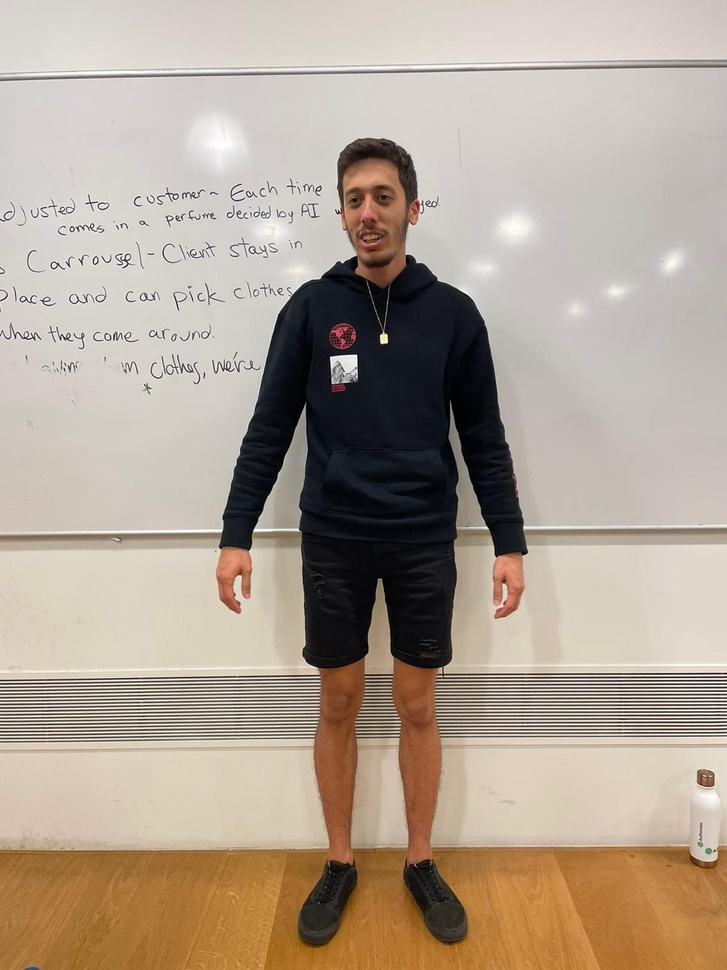
#> input picture backend/shirtSize/front.jpeg, 727 x 970 px, shrunk from 1200 x 1600 before the run, found by its file name
$ python shirtSize.py
#> lines starting #> are read from the running program, lines starting #| are printed output that depends on the picture; after the words box and inside, x2 and y2 are one past the last pixel; in counts of white or black regions, pixels touching at a corner belong together; long printed decimals are rounded
#!/usr/bin/env python
# coding: utf-8

# ## Detection of size of body parts
# In this project we are going to use, image processing to calculate the size of body parts(shoulders), from the images and then predict the shirt size for the person.
#
# This Notebook is divided into parts-
# 1. Crop the images into suitable size
# 2. Image Segmentation
# 3. Calcuate the distances between the extreme points
# 4. Predict the shoulder width

# In[1]:
from scipy.spatial import distance as dist
import imutils
import pandas as pd
import seaborn as sns
import sklearn.preprocessing
from sklearn.linear_model import LinearRegression
from sklearn.preprocessing import PolynomialFeatures
import sklearn.metrics as m


import numpy as np
import cv2 as cv
import matplotlib.pyplot as plt


# We have made a dataset which contains images clicked as-
# - Distance between the subject and camera is approx. 75cm
# - Distance between the subject and camera is approx. 100cm
# - Distance between the subject and camera is approx. 200cm
#
# Nomenclature- 75cm: img75-1;
#               100cm: img100-1;
#               200cm: img200-1;
# where 1 is the number assigned to the subject

# In[2]:


# cut to top
# [36 lines left out: functions crop_to_top, get_top_of_head, not called in this run]

# In[3]:


def get_line_data(image_path):
#> called with image_path = 'backend/shirtSize/front.jpeg'
        image = cv.imread(image_path)
#> image is the input picture: shape (970, 727, 3); mean B, G, R 147.3, 161.8, 175.6
        image.shape
        return get_line_data_for_image(image)

def get_line_data_for_image(image):

        # top_of_head = get_top_of_head(image)

        # cropped = crop_to_top(image,top_of_head)
        plt.imshow(image)
        plt.show()

        cropimg = image
        plt.imshow(cropimg)
        plt.show()
        cropped = cv.GaussianBlur(cropimg, (5,5),0)
        gray = cv.cvtColor(cropped, cv.COLOR_BGR2GRAY)
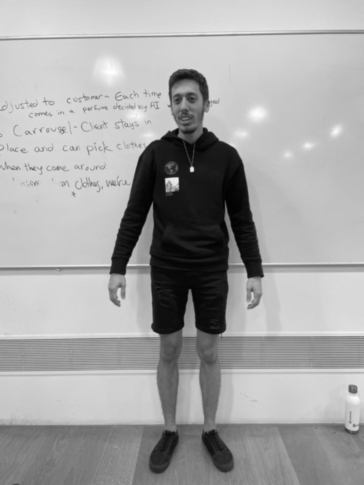
#> gray: shape (970, 727) (shown at 1/2 size); min 1, max 254, mean 164.3
        ret, thresh = cv.threshold(gray, 0, 255,cv.THRESH_BINARY_INV + cv.THRESH_OTSU )
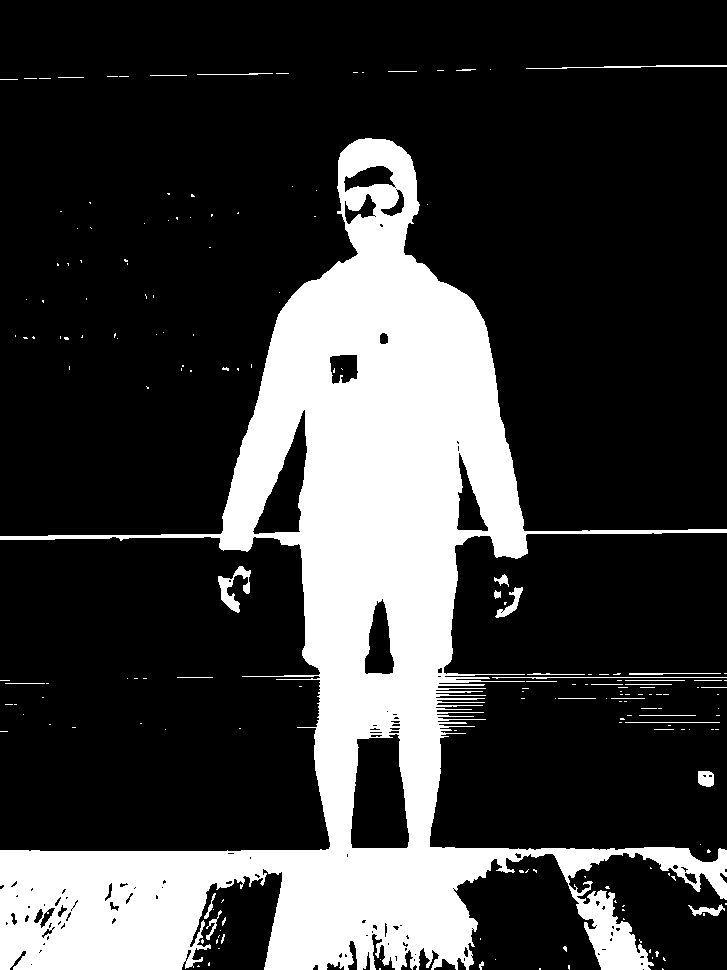
#> thresh: shape (970, 727); 23.4% white; 187 white regions (154 under 20 px), largest, box (x1, y1, x2, y2) and area: (0, 138, 727, 970) 161422, (218, 566, 251, 613) 585, (526, 65, 727, 69) 314
#> ret = 130
        kernel = np.ones((5,5),np.uint8)
        closing = cv.morphologyEx(thresh, cv.MORPH_CLOSE, kernel)
#> closing: shape (970, 727); 24.3% white; 110 white regions (83 under 20 px), largest, box (x1, y1, x2, y2) and area: (0, 138, 727, 970) 168322, (218, 566, 251, 613) 618, (526, 65, 727, 69) 314
        edges = cv.Canny(closing,100,200)
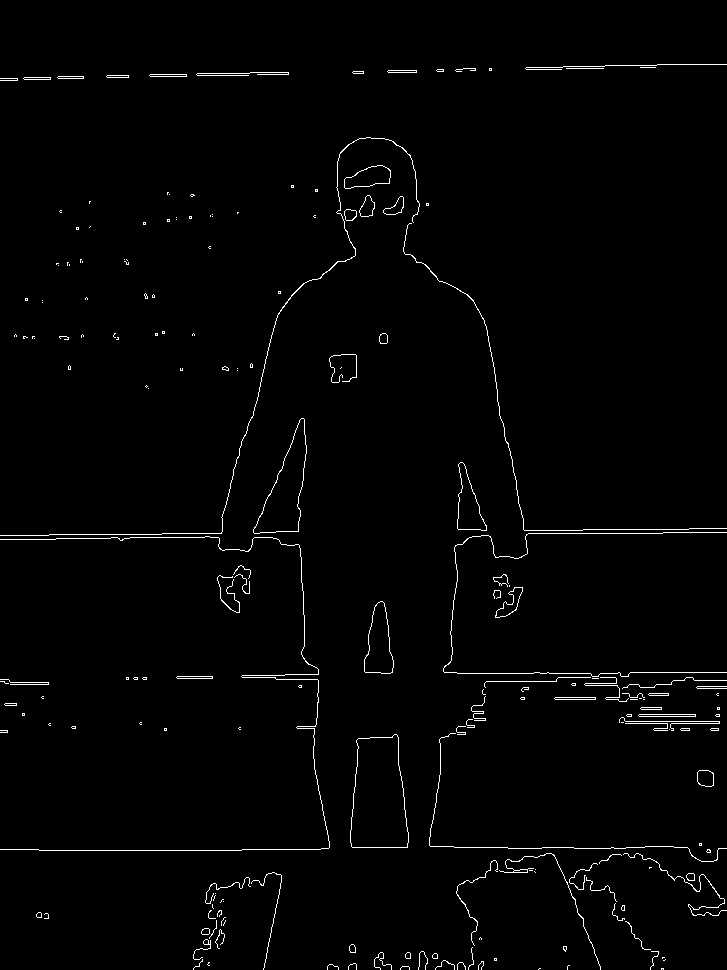
#> edges: shape (970, 727); 1.4% white in thin lines or dots

        kernel = np.ones((5,5),np.uint8)
        opening = cv.morphologyEx(thresh, cv.MORPH_OPEN, kernel)
#> opening: shape (970, 727); 22.3% white; 21 white regions, largest, box (x1, y1, x2, y2) and area: (0, 138, 528, 970) 149939, (577, 891, 649, 970) 2876, (625, 847, 727, 899) 1896
        edges_o = cv.Canny(opening,100,200)
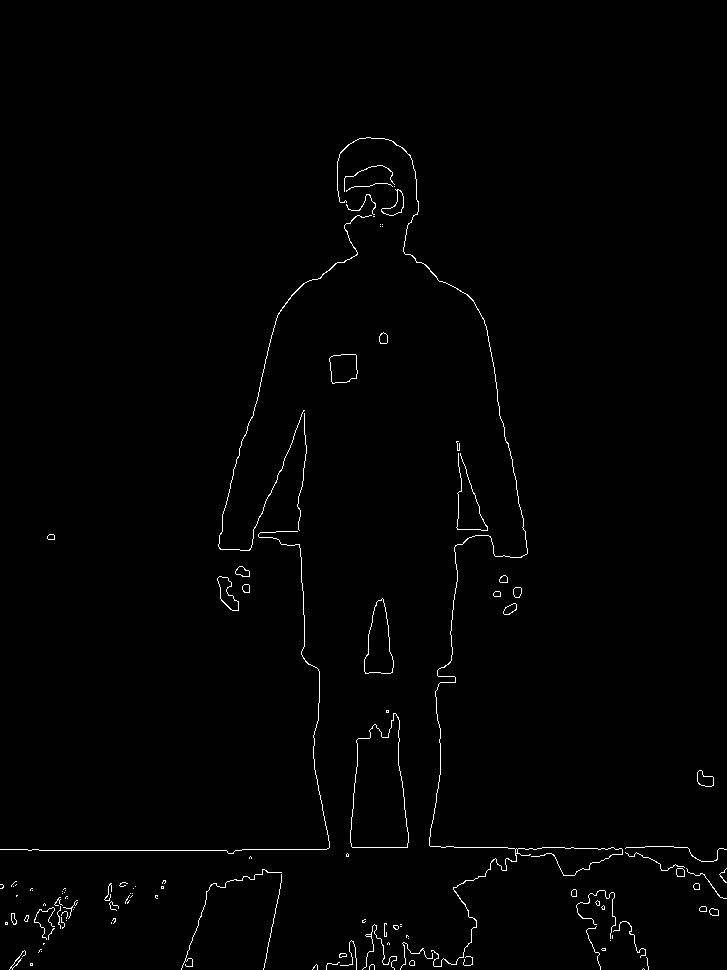
#> edges_o: shape (970, 727); 0.94% white in thin lines or dots, all inside (x1, y1, x2, y2) = (0, 137, 727, 970)
        plt.imshow(edges_o)
        plt.show()

        cnts = cv.findContours(thresh.copy(), cv.RETR_EXTERNAL,cv.CHAIN_APPROX_SIMPLE)
#> cnts = 185 contours, 174 with area under 20; largest, box (x1, y1, x2, y2) and area: (0, 138, 727, 970) 171683, (218, 566, 251, 613) 495, (495, 587, 523, 618) 228, (698, 771, 714, 787) 204, (688, 904, 725, 916) 148
        cnts = imutils.grab_contours(cnts)
        c = max(cnts, key=cv.contourArea)
#> c = contour of 2126 points, box (x1, y1, x2, y2) (0, 138, 727, 970), area 171683

        # determine the most extreme points along the contour
        extLeft = tuple(c[c[:, :, 0].argmin()][0])
#> extLeft = (0, 536)
        extRight = tuple(c[c[:, :, 0].argmax()][0])
#> extRight = (726, 899)
        extTop = tuple(c[c[:, :, 1].argmin()][0])
#> extTop = (365, 138)
        extBot = tuple(c[c[:, :, 1].argmax()][0])
#> extBot = (0, 969)
        extract_prediction(extLeft,extRight,extTop,extBot,c,cropped)

        return int(extLeft[0]),int(extLeft[1]),int(extRight[0]),int(extRight[1])


# In[4]:


# [55 lines left out: functions crop_bottom_half, crop_three4, crop_top_half, crop_twobynine, not called in this run]


# In[7]:


def extract_prediction(extLeft,extRight,extTop,extBot, c,image ):


        #dB1 = dist.euclidean((extLeft[0], extRight[0]), (extLeft[1], extRight[1]))
        #print("left: ",extLeft," right: ",extRight)

#> called with extLeft = (0, 536), extRight = (726, 899), extTop = (365, 138), extBot = (0, 969), c = array of shape (2126, 1, 2)
        dB = dist.euclidean(extLeft,extRight)
#> dB = 811.7
        dB = dist.euclidean(extLeft,extRight)

        #dB = dist.euclidean(extLeft,extBot)
        #print(dB," ",dB1)
        print(dB)
#| 811.693
        cv.putText(image, "{:.1f}in".format(dB),
                 (10,500), cv.FONT_HERSHEY_SIMPLEX, 0.65, (255, 255, 255), 2)

        # draw the outline of the object, then draw each of the
        # extreme points, where the left-most is red, right-most
        # is green, top-most is blue, and bottom-most is teal
        print("hi", cv.drawContours(image, [c], -1, (0, 255, 255), 2))
#> (printed output is left out)
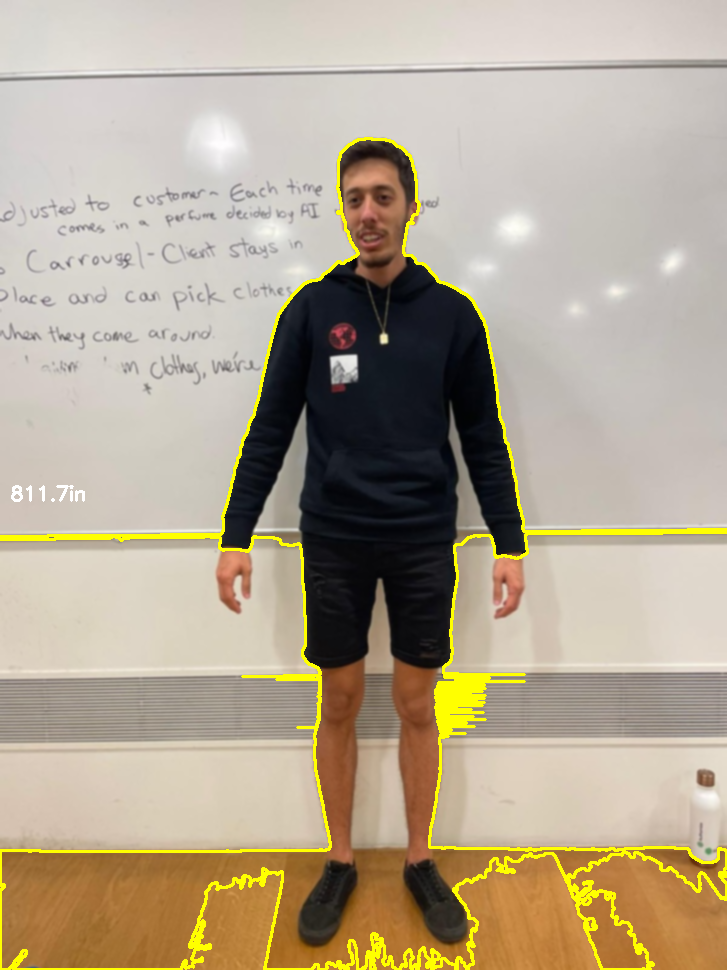
#> image: shape (970, 727, 3); mean B, G, R 144.7, 166, 178.8
        cv.drawContours(image, [c], -1, (0, 255, 255), 2)
        cv.circle(image, extLeft, 8, (0, 0, 255), -1)
#> image: shape (970, 727, 3); 0.02% of pixels changed, all inside (x1, y1, x2, y2) = (0, 528, 9, 545)
        cv.circle(image, extRight, 8, (0, 255, 0), -1)
#> image: shape (970, 727, 3); mean B, G, R 144.7, 165.9, 178.8
        cv.circle(image, extTop, 8, (255, 0, 0), -1)
#> image: shape (970, 727, 3); mean B, G, R 144.7, 165.9, 178.7
        cv.circle(image, extBot, 8, (255, 255, 0), -1)
#> image: shape (970, 727, 3); mean B, G, R 144.8, 165.9, 178.7
        plt.imshow(image)


#> (the run stopped early here; a loop or call above may not have finished)

$ run again, with backend/shirtSize/daniel.jpeg copied over backend/shirtSize/front.jpeg
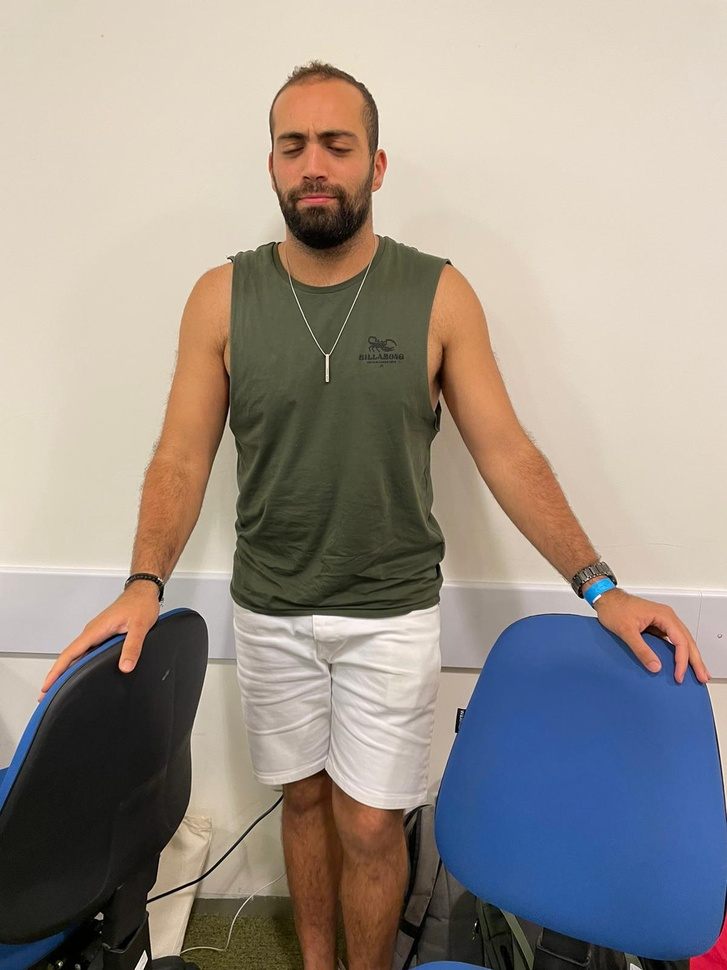
#> input picture backend/shirtSize/daniel.jpeg, 727 x 970 px, shrunk from 1200 x 1600 before the run, found by its file name
#> in get_line_data, image is the input picture: shape (970, 727, 3); mean B, G, R 139.2, 147.1, 156.2
#> in get_line_data_for_image, `ret, thresh = cv.threshold(gray, 0, 255,cv.THRESH_BINARY_INV + cv.THRE..`:
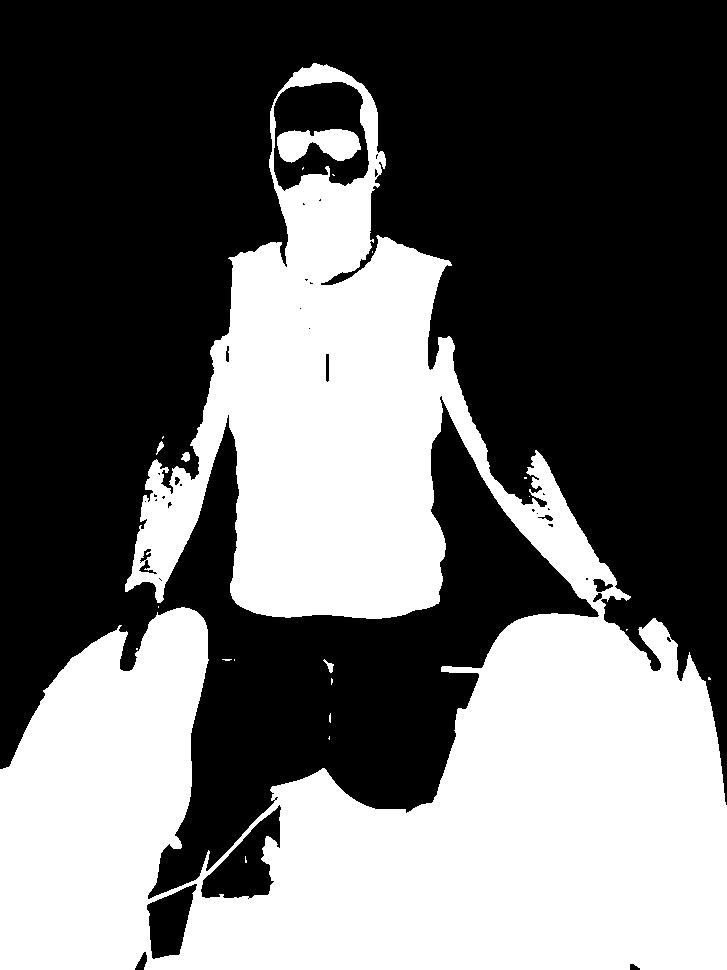
#> thresh: shape (970, 727); 40.7% white; 21 white regions (16 under 20 px), largest, box (x1, y1, x2, y2) and area: (0, 63, 727, 970) 284682, (277, 129, 361, 163) 1959, (181, 452, 190, 462) 64, (323, 659, 334, 673) 59, (156, 441, 164, 455) 47
#> ret = 136
#> closing: shape (970, 727); 40.9% white; 10 white regions (6 under 20 px), largest, box (x1, y1, x2, y2) and area: (0, 63, 727, 970) 288282, (181, 452, 190, 462) 66, (323, 659, 334, 673) 59, (222, 659, 235, 661) 23
#> edges: shape (970, 727); 0.9% white in thin lines or dots
#> opening: shape (970, 727); 40.4% white; 7 white regions, largest, box (x1, y1, x2, y2) and area: (0, 64, 727, 970) 282587, (277, 129, 360, 162) 1944, (602, 587, 625, 600) 208
#> edges_o: shape (970, 727); 0.88% white in thin lines or dots
#> cnts = 17 contours, 13 with area under 20; largest, box (x1, y1, x2, y2) and area: (0, 63, 727, 970) 296549, (181, 452, 190, 462) 50, (323, 659, 334, 673) 42, (156, 441, 164, 455) 33
#> c = contour of 2415 points, box (x1, y1, x2, y2) (0, 63, 727, 970), area 296549
#> extLeft = (0, 769)
#> extRight = (726, 969)
#> extTop = (313, 63)
#> extBot = (0, 969)
#> dB = 753
#| 753.044
#> (printed output is left out)
#> in extract_prediction, `print("hi", cv.drawContours(image, [c], -1, (0, 255, 255), 2))`:
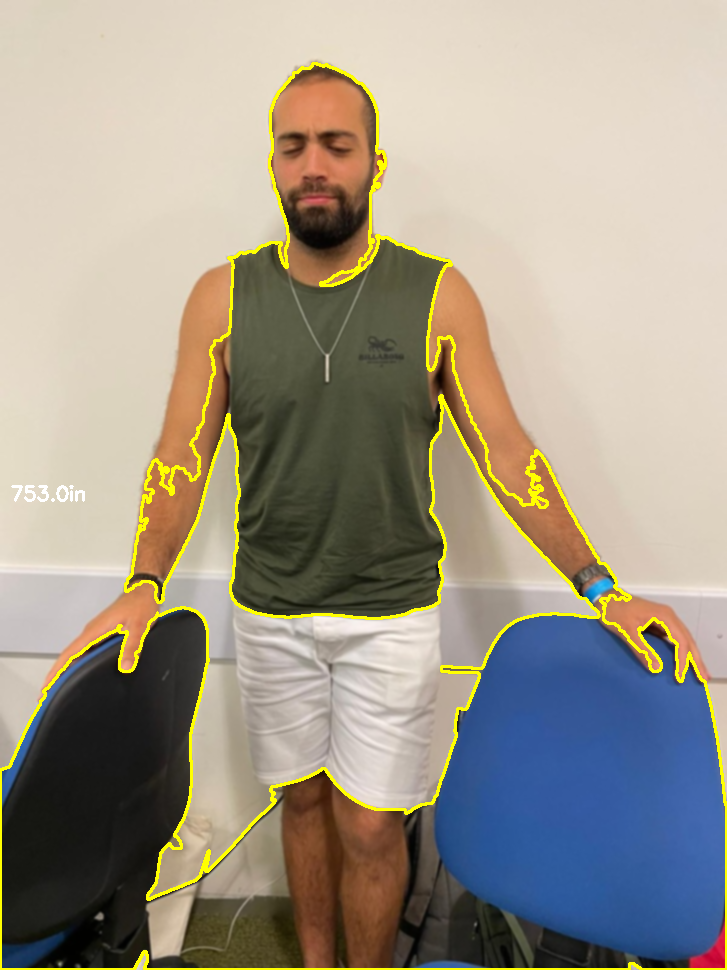
#> image: shape (970, 727, 3); mean B, G, R 136.6, 151.2, 159.5
